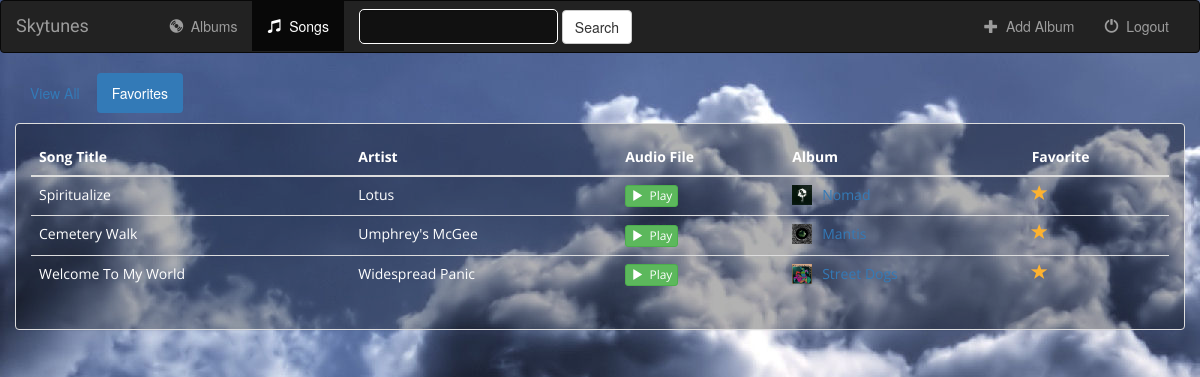
/music/songs/favorites/ (signed in), run on the app's committed database.
### music/models.py (models this page shows, shortened)
class Song(models.Model):
    album = models.ForeignKey(Album, on_delete=models.CASCADE)
    song_title = models.CharField(max_length=250)
    audio_file = models.FileField(default='')
    is_favorite = models.BooleanField(default=False)

class Album(models.Model):
    user = models.ForeignKey(User, default=1)
    artist = models.CharField(max_length=250)
    album_title = models.CharField(max_length=500)
    genre = models.CharField(max_length=100)
    album_logo = models.FileField()
    is_favorite = models.BooleanField(default=False)

### music/views.py (the view)
# urls.py: url(r'^songs/(?P<filter_by>[a-zA_Z]+)/$', views.songs, name='songs'),
def songs(request, filter_by):
    if not request.user.is_authenticated():
        return render(request, 'music/login.html')
    else:
        try:
            song_ids = []
            for album in Album.objects.filter(user=request.user):
                for song in album.song_set.all():
                    song_ids.append(song.pk)
            users_songs = Song.objects.filter(pk__in=song_ids)
            if filter_by == 'favorites':
                users_songs = users_songs.filter(is_favorite=True)
        except Album.DoesNotExist:
            users_songs = []
        return render(request, 'music/songs.html', {
            'song_list': users_songs,
            'filter_by': filter_by,
        })

### music/templates/music/songs.html (shortened to what this page needs)
{% extends 'music/base.html' %}
{% block songs_active %}active{% endblock %}
{% block body %}
<div class="container-fluid songs-container">
    <div class="row">
        <div class="col-sm-12">
            <ul class="nav nav-pills" style="margin-bottom: 10px;">
                <li role="presentation" {% if filter_by == 'all' %}class="active"{% endif %}><a href="{% url 'music:songs' 'all' %}">View All</a></li>
                <li role="presentation" {% if filter_by == 'favorites' %}class="active"{% endif %}><a href="{% url 'music:songs' 'favorites' %}">Favorites</a></li>
            </ul>
        </div>
    </div>
    <div class="row">
        <div class="col-sm-12">
            <div class="panel panel-default" style="background: rgba(0,0,0,0.3); color: white;font-family: 'Open Sans',sans-serif;">
                <div class="panel-body">
                    <table class="table">
                        <thead>
                            <tr>
                                <th>Song Title</th>
                                <th>Artist</th>
                                <th>Audio File</th>
                                <th>Album</th>
                                <th>Favorite</th>
                            </tr>
                        </thead>
                        <tbody>
                            {% for song in song_list %}
                                <tr>
                                    <td>{{ song.song_title }}</td>
                                    <td>{{ song.album.artist }}</td>
                                    <td>
                                        <a target="_blank" href="{{ song.audio_file.url }}">
                                            <button type="button" class="btn btn-success btn-xs">
                                                <span class="glyphicon glyphicon-play"></span>&nbsp; Play
                                            </button>
                                        </a>
                                    </td>
                                    <td>
                                        <a href="{% url 'music:detail' song.album.id %}">
                                            <img src="{{ song.album.album_logo.url }}" class="img-responsive" style="width: 20px; float: left; margin-right: 10px;" />
                                        </a>
                                        <a href="{% url 'music:detail' song.album.id %}">{{ song.album.album_title }}</a>
                                    </td>
                                    <td>
                                        <a href="{% url 'music:favorite' song.id %}" class="btn-favorite"><span class="glyphicon glyphicon-star {% if song.is_favorite %}active{% endif %}"></span></a>
                                    </td>
                                </tr>
                            {% endfor %}
                        </tbody>
                    </table>
                </div>
            </div>
        </div>
    </div>
</div>
{% endblock %}

### music/static/music/style.css (style rules this page uses)
body { background: black url("img/clouds.jpg"); background-repeat: no-repeat; background-attachment: fixed; }
body h1, ul, li, a { color: black; text-decoration: none; }
.glyphicon-star { color: #CCCCCC; font-size: 16px; }
.glyphicon-star.active { color: #FDB230; }

### data on the page
Song: song_title "Spiritualize", album.artist "Lotus", album.album_logo (picture), album.album_title "Nomad", is_favorite True (drawn)
Song: song_title "Cemetery Walk", album.artist "Umphrey's McGee", album.album_logo (picture), album.album_title "Mantis", is_favorite True (drawn)
Song: song_title "Welcome To My World", album.artist "Widespread Panic", album.album_logo (picture), album.album_title "Street Dogs", is_favorite True (drawn)
